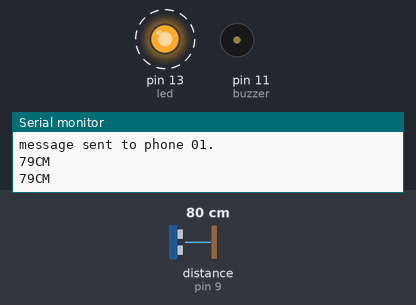
The sketch below on a simulated Arduino Uno, built with avr-gcc and run on an emulated ATmega328P. On the bench: output pins drawn as LEDs (lit = HIGH), buzzer (waves = sounding, pin HIGH), the last lines printed to the serial monitor. Wiring (inferred from the names in the program): ultrasonic range finder: trigger pin 10; echo pin 9. Dashed ring = blinking. The test bench sets the inputs (shaded band); at power-on: distance to the obstacle (sensor on pin 9) 80 cm. The echo pulse lasts 58.3 µs per cm; the modem accepts every AT command (registered, SIM ready, sends succeed) and sends nothing else; pins used as bus, display or sensor lines are not drawn.

Above: at 7.8 s.
8.3 s: distance to the obstacle (sensor on pin 9) set to 16 cm
11.5 s: distance to the obstacle (sensor on pin 9) set to 13 cm
At 11.54 s:
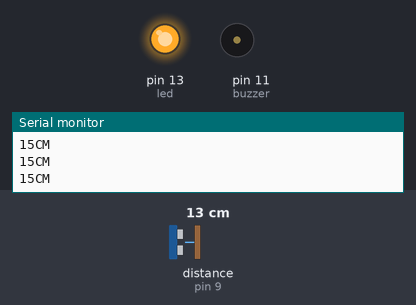
At 12.5 s:
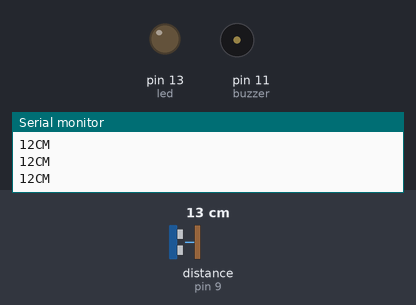
Timing chart, 0 to 14.5 s (numbered marks = the images above; inputs shaded):
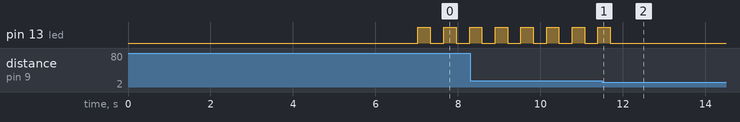

The sketch:

GSM_based_home_security_with_sonar_sensor.ino
```cpp
#include <SoftwareSerial.h>
#include <String.h>
//Code written by KOBIR
//kobirphero
SoftwareSerial SIM800L(2, 3);                  // tx,rx of GSM
String text_SMS;
int data = 0;
String Phone_01 = "1234567890";             //Replace the number 1234567890 with your mobile number here.
String Phone_02 = "1234567890";            //Replace the number 1234567890 with your mobile number here.
String Phone_03 = "1234567890";           //Replace the number 1234567890 with your mobile number here.
boolean sms;
int trigPin = 10;
int echoPin = 9;
int led = 13;
int buzzer = 11;

void setup() {
  randomSeed(analogRead(0));
  Serial.begin(9600);
  SIM800L.begin(9600);
  Serial.println(" Device is ready");
  delay(2000);
   pinMode(led, OUTPUT);
   pinMode(trigPin, OUTPUT);
   pinMode(echoPin, INPUT);
   pinMode(buzzer, OUTPUT);

   long duration, distance;
  digitalWrite(trigPin,HIGH);
  delayMicroseconds(1000);
  digitalWrite(trigPin, LOW);
  duration=pulseIn(echoPin, HIGH);
  distance =(duration/2)/29.1;
  Serial.print(distance);
  Serial.println("CM");
  delay(20);
   if(distance>13){
     text_SMS = "\n Someone has entered your room.";
     delay(400);
     SendSMS (text_SMS, Phone_01);
     delay(600);
     Serial.println(text_SMS);
     Serial.println("message sent to phone 01.");
     delay(500);
  }
}
void loop() {
  long duration, distance;
  digitalWrite(trigPin,HIGH);
  delayMicroseconds(1000);
  digitalWrite(trigPin, LOW);
  duration=pulseIn(echoPin, HIGH);
  distance =(duration/2)/29.1;
  Serial.print(distance);
  Serial.println("CM");
  delay(20);

 if((distance<=13))
  {
    digitalWrite(led, LOW);
    sms=true;
    delay(50);
  }
   else if(distance>13)
 {
     if(sms==true){

     text_SMS = "\n Someone has entered your room.";
     delay(200);
     SendSMS (text_SMS, Phone_01);
     delay(600);
     Serial.println(text_SMS);
     Serial.println("message sent to phone 01.");
     delay(500);

     text_SMS = "\n Someone has entered your room.";
     SendSMS (text_SMS, Phone_02);
     Serial.println(text_SMS);
     Serial.println("message sent to phone 02.");
     delay(2000);

     call(Phone_01);
     sms=false;
     delay(400);
     }
     digitalWrite(led, HIGH);
     digitalWrite(buzzer, LOW);
     delay (300);
     digitalWrite(led, LOW);
     digitalWrite(buzzer, LOW);
     delay (300);
   }
}
void SendSMS(String message, String number){

  String mnumber = "AT + CMGS = \"number\"\r";
   SIM800L.print("AT+CMGF=1\r");
   delay(900);
   SIM800L.println(mnumber);

  delay(800);
  SIM800L.println(message);                         // je message ta pathabe seta
  delay(900);
  SIM800L.println((char)26);                        // End AT command with a ^Z, ASCII code 26
  delay(700);
  SIM800L.println();
  delay(100);                                     // give module time to send SMS
 // SIM900power();
}
void call(String phone)
{
      Serial.println("calling...");
      SIM800L.println("ATD"+phone+";");
      delay(25000);
      SIM800L.println("ATH");
      Serial.println("Call End.");
      delay(900);
}
```

Measured:
- the behaviour switches between 15 and 14 cm on distance to the obstacle (sensor on pin 9) (found by bisection; images 0 and 1)
- after the input at 11.5 s, pin 13 (led): goes on until 11.7 s, then stays LOW
- by itself, pin 13 (led): alternates HIGH for 0.30 s and LOW for 0.32 s
